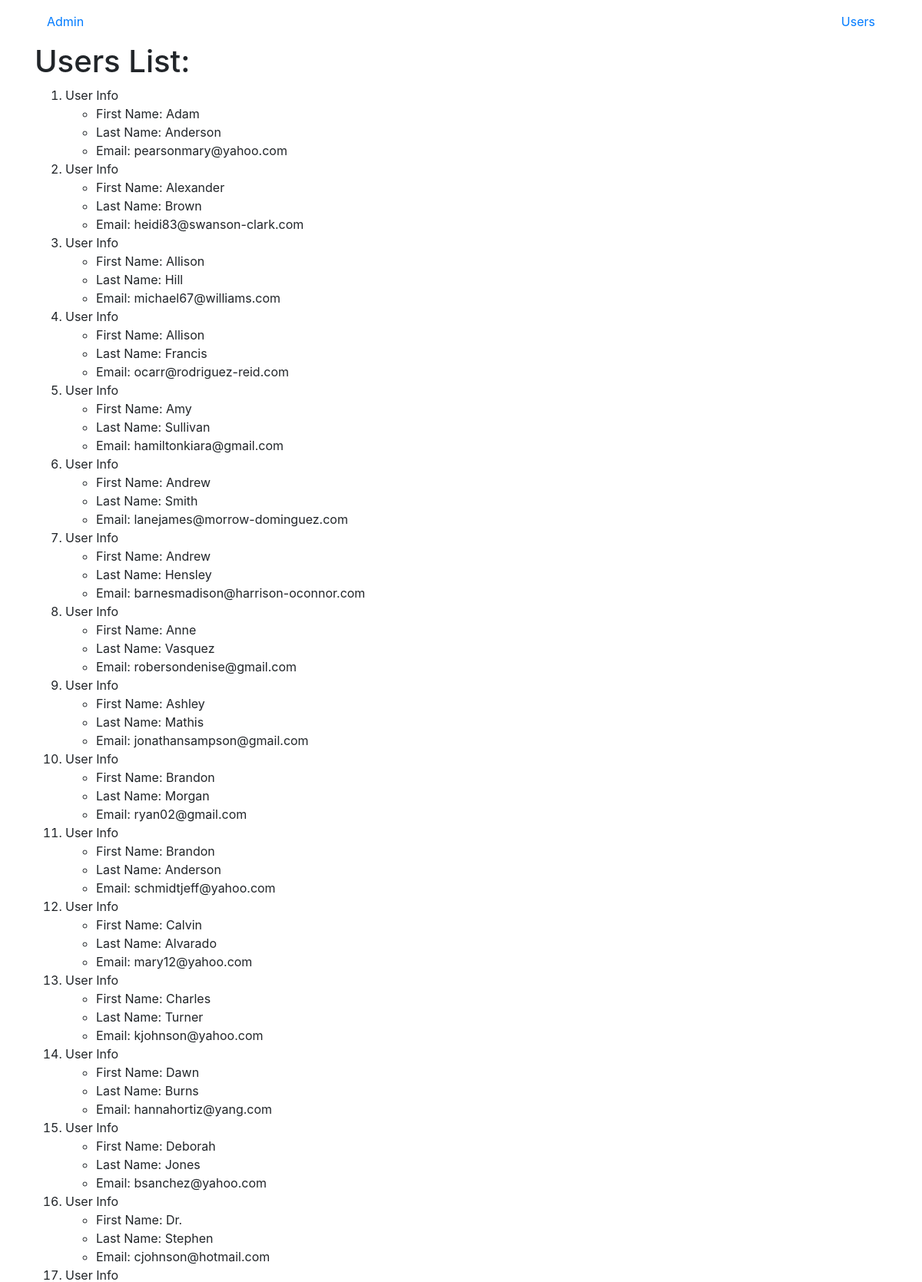
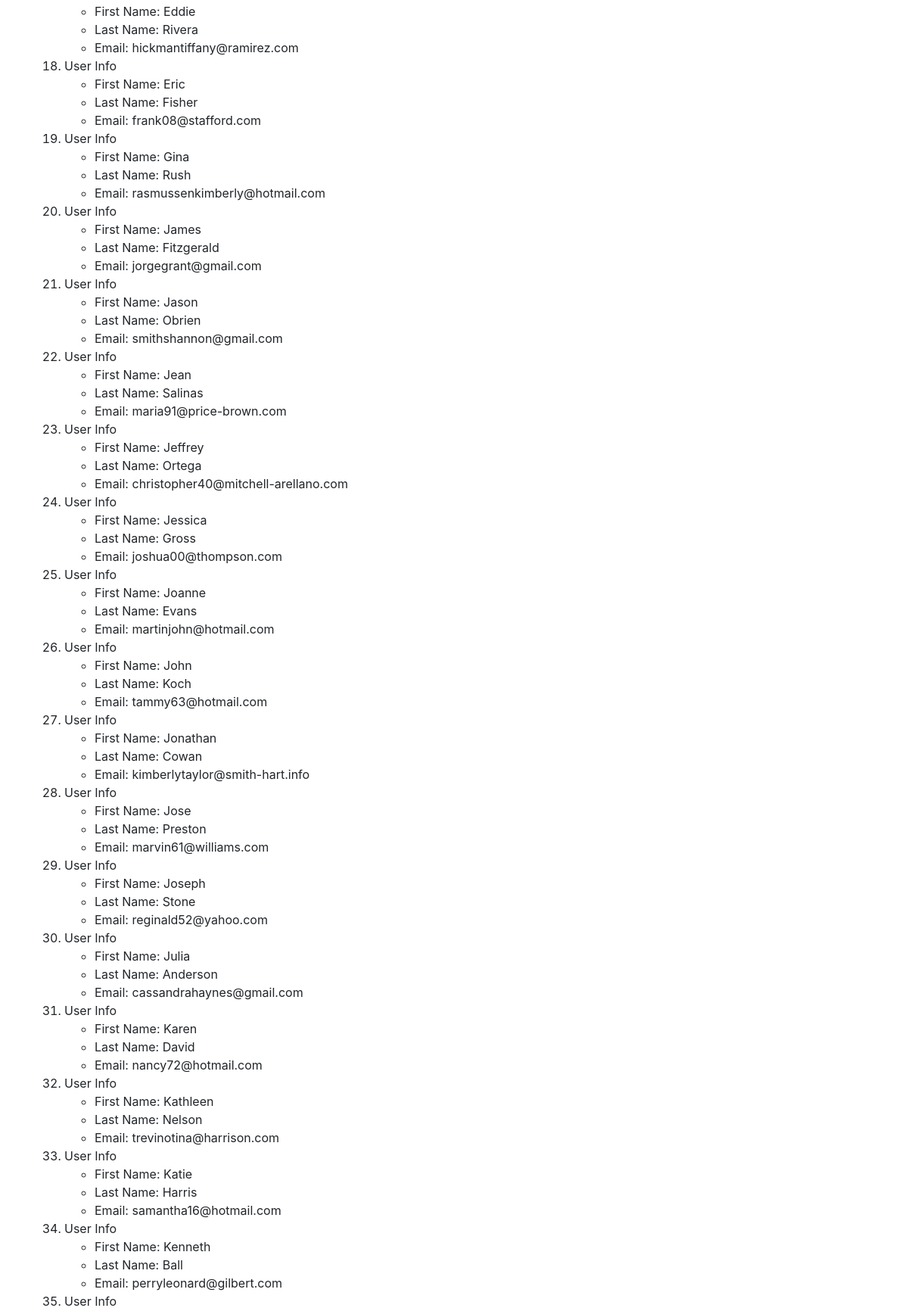
/first_app/users/ (upper part), run on the app's committed database (2 pictures, top to bottom).
### first_app/models.py (models this page shows)
class Users(models.Model):
    first_name = models.CharField(max_length = 128)
    last_name = models.CharField(max_length = 128)
    email_id = models.EmailField(max_length = 254, unique = True)

### first_app/views.py (the view)
# urls.py: path('users/', views.users, name = 'users'),
def users(req):
    users_list = Users.objects.order_by('first_name')
    name_dict = {'users': users_list}
    return render(req, 'first_app/users.html', context = name_dict)

### templates/first_app/users.html
<!DOCTYPE html>
{% extends "first_app/index.html" %}
  {% block body_block %}
    <h1>Users List:</h1>
        {% if users %}
        <ol>
          {% for person in users %}
            <li>User Info</li>
            <ul>
              <li>First Name: {{person.first_name}}</li>
              <li>Last Name: {{person.last_name}}</li>
              <li>Email: {{person.email_id}}</li>
            </ul>
          {% endfor %}
        </ol>
        {% endif %}
      {% endblock %}

### templates/first_app/index.html (shortened to what this page needs)
<!DOCTYPE html>
{% load static %}
<html lang="en" dir="ltr">
  <head>
    <link rel="stylesheet" href="https://stackpath.bootstrapcdn.com/bootstrap/4.4.1/css/bootstrap.min.css">
  </head>
  <body>
<nav class="navbar navbar-default navbar-static-top">
    <div class="container">
      <a class="nav-item nav-link" href="{% url 'admin:index' %}">Admin</a>
      <a class="nav-item nav-link" href="{% url 'first_app:users' %}">Users</a>
    </div>
</nav>
<div class="container">
  {% block body_block %}
  {% endblock %}
</div>
  </body>
</html>

### data on the page
Users: first_name "Adam", last_name "Anderson", email_id "pearsonmary@yahoo.com"
Users: first_name "Alexander", last_name "Brown", email_id "heidi83@swanson-clark.com"
Users: first_name "Allison", last_name "Hill", email_id "michael67@williams.com"
Users: first_name "Allison", last_name "Francis", email_id "ocarr@rodriguez-reid.com"
Users: first_name "Amy", last_name "Sullivan", email_id "hamiltonkiara@gmail.com"
Users: first_name "Andrew", last_name "Smith", email_id "lanejames@morrow-dominguez.com"
Users: first_name "Andrew", last_name "Hensley", email_id "barnesmadison@harrison-oconnor.com"
Users: first_name "Anne", last_name "Vasquez", email_id "robersondenise@gmail.com"
Users: first_name "Ashley", last_name "Mathis", email_id "jonathansampson@gmail.com"
Users: first_name "Brandon", last_name "Morgan", email_id "ryan02@gmail.com"
Users: first_name "Brandon", last_name "Anderson", email_id "schmidtjeff@yahoo.com"
Users: first_name "Calvin", last_name "Alvarado", email_id "mary12@yahoo.com"
Users: first_name "Charles", last_name "Turner", email_id "kjohnson@yahoo.com"
Users: first_name "Dawn", last_name "Burns", email_id "hannahortiz@yang.com"
Users: first_name "Deborah", last_name "Jones", email_id "bsanchez@yahoo.com"
Users: first_name "Dr.", last_name "Stephen", email_id "cjohnson@hotmail.com"
Users: first_name "Eddie", last_name "Rivera", email_id "hickmantiffany@ramirez.com"
Users: first_name "Eric", last_name "Fisher", email_id "frank08@stafford.com"
Users: first_name "Gina", last_name "Rush", email_id "rasmussenkimberly@hotmail.com"
Users: first_name "James", last_name "Fitzgerald", email_id "jorgegrant@gmail.com"
Users: first_name "Jason", last_name "Obrien", email_id "smithshannon@gmail.com"
Users: first_name "Jean", last_name "Salinas", email_id "maria91@price-brown.com"
Users: first_name "Jeffrey", last_name "Ortega", email_id "christopher40@mitchell-arellano.com"
Users: first_name "Jessica", last_name "Gross", email_id "joshua00@thompson.com"
Users: first_name "Joanne", last_name "Evans", email_id "martinjohn@hotmail.com"
Users: first_name "John", last_name "Koch", email_id "tammy63@hotmail.com"
Users: first_name "Jonathan", last_name "Cowan", email_id "kimberlytaylor@smith-hart.info"
Users: first_name "Jose", last_name "Preston", email_id "marvin61@williams.com"
Users: first_name "Joseph", last_name "Stone", email_id "reginald52@yahoo.com"
Users: first_name "Julia", last_name "Anderson", email_id "cassandrahaynes@gmail.com"
Users: first_name "Karen", last_name "David", email_id "nancy72@hotmail.com"
Users: first_name "Kathleen", last_name "Nelson", email_id "trevinotina@harrison.com"
Users: first_name "Katie", last_name "Harris", email_id "samantha16@hotmail.com"
Users: first_name "Kenneth", last_name "Ball", email_id "perryleonard@gilbert.com"
